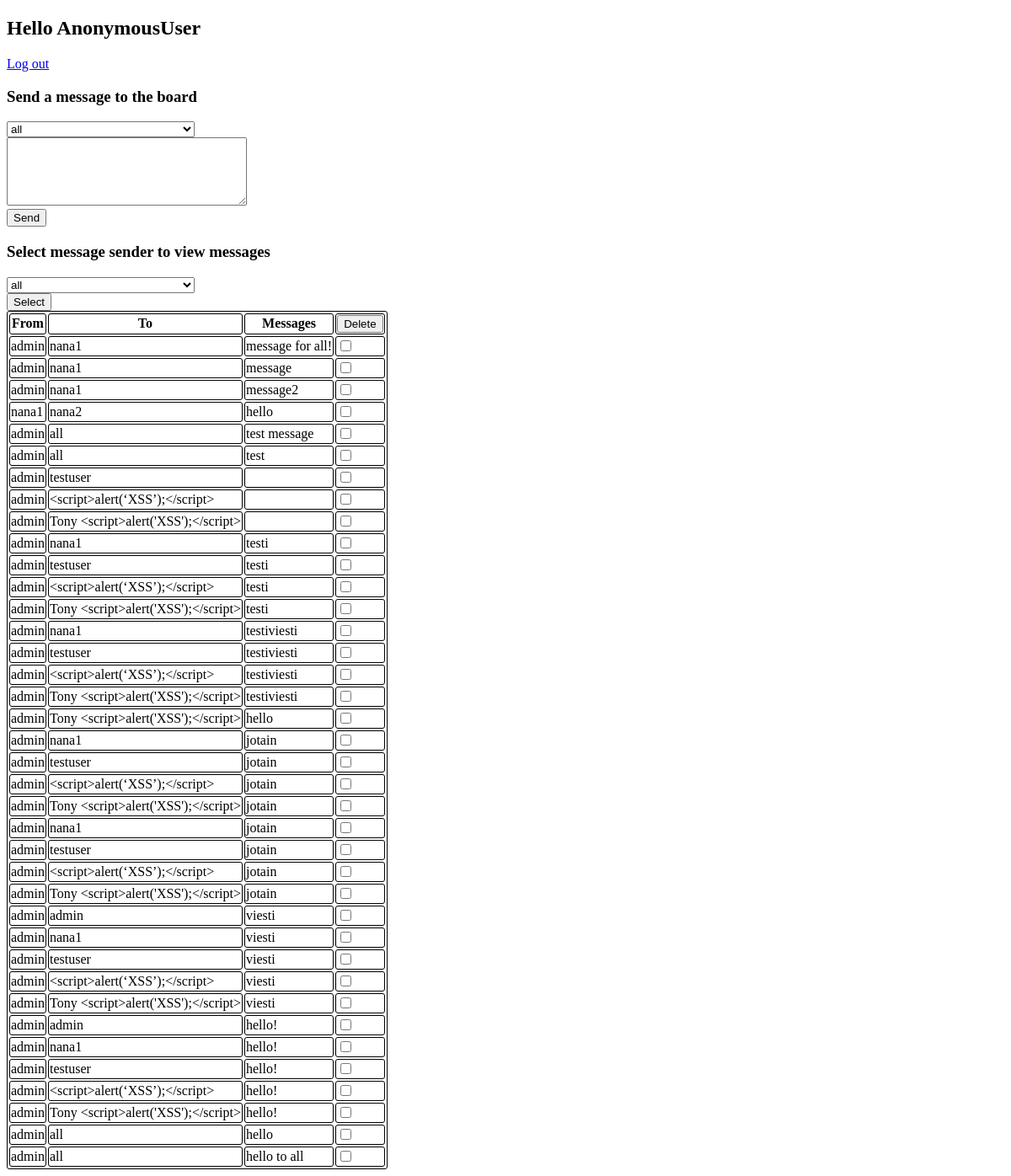
Page /src/admin/ on the earlier database version.
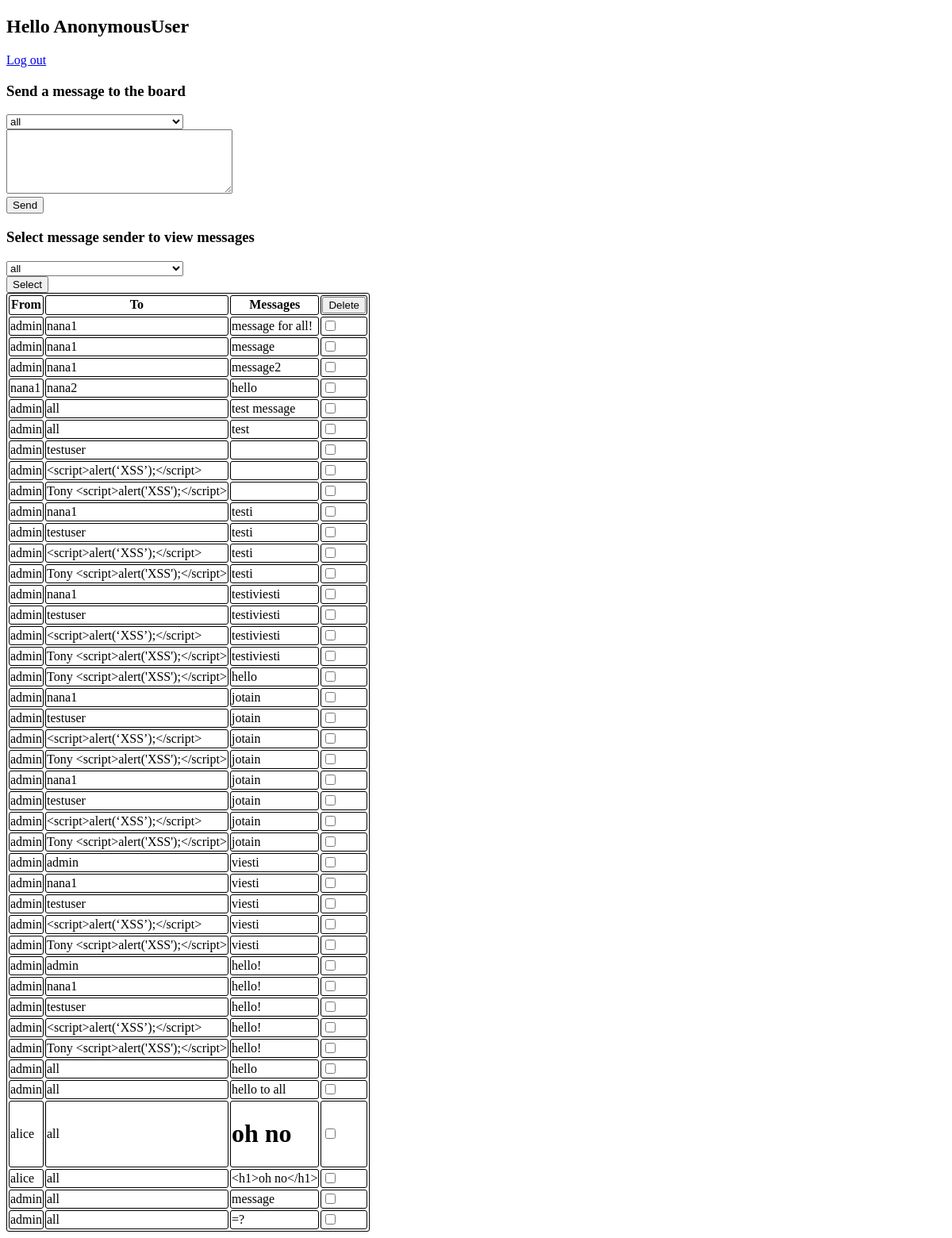
Same page on the later database version.
### src/models.py (models this page shows)
class Message(models.Model):
    class Meta:
        db_table = "messages"
    messagetext = models.TextField()
    sender = models.CharField(max_length=150)
    receiver = models.CharField(max_length=150)

### src/views.py (the view)
# urls.py: path('admin/', admin.site.urls),
def admin(request, messages = None):
    current_user = request.user
    users = ['all'] + list(User.objects.exclude(username=current_user))
    if messages is None:
        messages = list(Message.objects.all())
    return render(request, 'pages/admin.html', {"user": current_user, "users": users,"messages": messages})

### src/templates/pages/admin.html (shortened to what this page needs)
{% load static %}
<!DOCTYPE html>
<html>
    <head>
      <link rel="stylesheet" href="{% static 'project/styles.css' %}">
    </head>
    <body>
      <h2>Hello {{ user }}</h2>
      <a href="{% url 'logout' %}">Log out</a>
      <h3>Send a message to the board</h3>
      <form action="{% url 'send_message' %}" method="GET">
        <select name="receiver">
          {% for user in users %}
            {% if user is users.0 %}
              <option value="{{user}}">{{user}}</option>
            {% else %}
              <option value="{{user.username}}">{{user}}</option>
            {% endif %}
          {% endfor %}
        </select><br>
        <textarea name="messagetext" rows="5" cols="33"></textarea><br>
        <button type="submit">Send</button>
      </form>
      <h3>Select message sender to view messages</h3>
      <form action="{% url 'view_messages' %}" method="POST">
        <select name="sender">
          {% for user in users %}
            {% if user is users.0 %}
              <option value="{{user}}">{{user}}</option>
            {% else %}
              <option value="{{user.username}}">{{user}}</option>
            {% endif %}
          {% endfor %}
        </select><br>
        <button type="submit">Select</button>
      </form>
      <form action="{% url 'delete_messages' %}" method="POST">
        <table>
            <tr>
            <th>From</th>
            <th>To</th>
            <th>Messages</th>
            <th><button type="submit">Delete</button></th>
            </tr>
            {% for message in messages %}
            <tr>
                <td>{{ message.sender }}</td>
                <td>{{ message.receiver }}</td>
                <td>{{ message.messagetext | safe }}</td>
                <td><input type="checkbox" name="message_id" value="{{message.id}}"></td>
            </tr>
            {% endfor %}
        </table>
      </form>
    </body>
</html>

### src/static/project/styles.css (style rules this page uses)
table, td, th { border: solid 1px; border-radius: 3px; }

Differences in the rows shown:
added Message: sender "alice", receiver "all", messagetext "oh no"
added Message: sender "alice", receiver "all", messagetext "<h1>oh no</h1>"
added Message: sender "admin", receiver "all", messagetext "message"
added Message: sender "admin", receiver "all", messagetext "=?"
